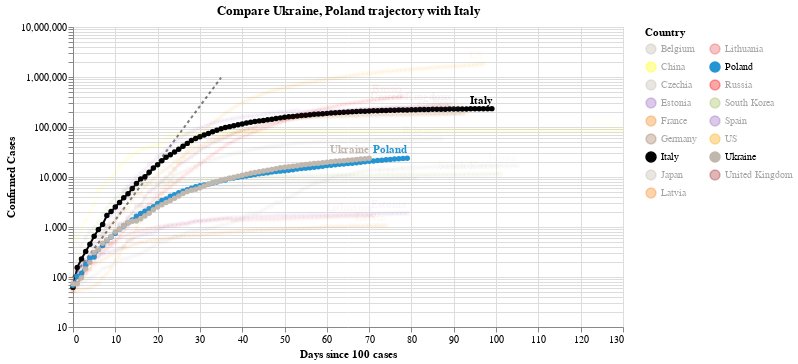

Notebook code for this chart:
### Code cell
#hide_input
chart2 = make_since_chart(dff2, ['Ukraine', 'Poland'], baseline_countries)
chart2

### Figure 1 — Vega-Lite specification as saved in the notebook (floating-point values rounded to 4 significant figures; data arrays with more than 128 entries replaced by an {"elided": "..."} marker saying what was removed)
{"config": {"view": {"continuousWidth": 400, "continuousHeight": 300}}, "layer": [{"data": {"name": "data-628230001892d6798b50651be41d1b3e"}, "mark": {"type": "line", "color": "black", "opacity": 0.5, "strokeDash": [3, 3]}, "encoding": {"x": {"type": "quantitative", "field": "Days since 100 cases"}, "y": {"type": "quantitative", "field": "Confirmed Cases"}}}, {"data": {"name": "data-16c7bf737b0dade94aece7667fd8d94b"}, "mark": {"type": "line", "point": true}, "encoding": {"color": {"type": "nominal", "field": "Country", "legend": {"columns": 2}, "scale": {"domain": ["Belgium", "China", "Czechia", "Estonia", "France", "Germany", "Italy", "Japan", "Latvia", "Lithuania", "Poland", "Russia", "South Korea", "Spain", "US", "Ukraine", "United Kingdom"], "range": ["#C1B7AD", "yellow", "#C1B7AD", "#9467bd", "#F58518", "#9D755D", "black", "#C1B7AD", "#F58518", "#E45756", "#2495D3", "red", "#A1BA59", "#9467bd", "orange", "#C1B7AD", "brown"]}}, "opacity": {"condition": {"value": 1, "selection": "selector003"}, "value": 0.05}, "tooltip": [{"type": "nominal", "field": "Country"}, {"type": "temporal", "field": "Date"}, {"type": "quantitative", "field": "Confirmed Cases"}, {"type": "quantitative", "field": "Days since 100 cases"}], "x": {"type": "quantitative", "field": "Days since 100 cases"}, "y": {"type": "quantitative", "field": "Confirmed Cases", "scale": {"type": "log"}}}, "selection": {"selector003": {"type": "multi", "fields": ["Country"], "bind": "legend", "init": [{"Country": "Ukraine"}, {"Country": "Poland"}, {"Country": "Italy"}]}}, "width": 550}, {"data": {"name": "data-16c7bf737b0dade94aece7667fd8d94b"}, "mark": {"type": "text", "align": "right", "dy": -8, "fontWeight": "bold"}, "encoding": {"color": {"type": "nominal", "field": "Country", "legend": {"columns": 2}, "scale": {"domain": ["Belgium", "China", "Czechia", "Estonia", "France", "Germany", "Italy", "Japan", "Latvia", "Lithuania", "Poland", "Russia", "South Korea", "Spain", "US", "Ukraine", "United Kingdom"], "range": ["#C1B7AD", "yellow", "#C1B7AD", "#9467bd", "#F58518", "#9D755D", "black", "#C1B7AD", "#F58518", "#E45756", "#2495D3", "red", "#A1BA59", "#9467bd", "orange", "#C1B7AD", "brown"]}}, "opacity": {"condition": {"value": 1, "selection": "selector003"}, "value": 0.05}, "text": {"type": "nominal", "field": "Country"}, "tooltip": [{"type": "nominal", "field": "Country"}, {"type": "temporal", "field": "Date"}, {"type": "quantitative", "field": "Confirmed Cases"}, {"type": "quantitative", "field": "Days since 100 cases"}], "x": {"type": "quantitative", "field": "Days since 100 cases"}, "y": {"type": "quantitative", "field": "Confirmed Cases", "scale": {"type": "log"}}}, "transform": [{"filter": "(datum['Date'] >= 1590883200000)"}], "width": 550}], "title": "Compare Ukraine, Poland trajectory with Italy", "$schema": "https://vega.github.io/schema/vega-lite/v4.0.2.json", "datasets": {"data-628230001892d6798b50651be41d1b3e": [{"Days since 100 cases": 0, "Confirmed Cases": 100.0}, {"Days since 100 cases": 1, "Confirmed Cases": 130.0}, {"Days since 100 cases": 2, "Confirmed Cases": 169.0}, {"Days since 100 cases": 3, "Confirmed Cases": 219.7}, {"Days since 100 cases": 4, "Confirmed Cases": 285.6}, {"Days since 100 cases": 5, "Confirmed Cases": 371.3}, {"Days since 100 cases": 6, "Confirmed Cases": 482.7}, {"Days since 100 cases": 7, "Confirmed Cases": 627.5}, {"Days since 100 cases": 8, "Confirmed Cases": 815.7}, {"Days since 100 cases": 9, "Confirmed Cases": 1060.0}, {"Days since 100 cases": 10, "Confirmed Cases": 1379.0}, {"Days since 100 cases": 11, "Confirmed Cases": 1792.0}, {"Days since 100 cases": 12, "Confirmed Cases": 2330.0}, {"Days since 100 cases": 13, "Confirmed Cases": 3029.0}, {"Days since 100 cases": 14, "Confirmed Cases": 3937.0}, {"Days since 100 cases": 15, "Confirmed Cases": 5119.0}, {"Days since 100 cases": 16, "Confirmed Cases": 6654.0}, {"Days since 100 cases": 17, "Confirmed Cases": 8650.0}, {"Days since 100 cases": 18, "Confirmed Cases": 11250.0}, {"Days since 100 cases": 19, "Confirmed Cases": 14620.0}, {"Days since 100 cases": 20, "Confirmed Cases": 19000.0}, {"Days since 100 cases": 21, "Confirmed Cases": 24710.0}, {"Days since 100 cases": 22, "Confirmed Cases": 32120.0}, {"Days since 100 cases": 23, "Confirmed Cases": 41750.0}, {"Days since 100 cases": 24, "Confirmed Cases": 54280.0}, {"Days since 100 cases": 25, "Confirmed Cases": 70560.0}, {"Days since 100 cases": 26, "Confirmed Cases": 91730.0}, {"Days since 100 cases": 27, "Confirmed Cases": 119300.0}, {"Days since 100 cases": 28, "Confirmed Cases": 155000.0}, {"Days since 100 cases": 29, "Confirmed Cases": 201500.0}, {"Days since 100 cases": 30, "Confirmed Cases": 262000.0}, {"Days since 100 cases": 31, "Confirmed Cases": 340600.0}, {"Days since 100 cases": 32, "Confirmed Cases": 442800.0}, {"Days since 100 cases": 33, "Confirmed Cases": 575600.0}, {"Days since 100 cases": 34, "Confirmed Cases": 748300.0}, {"Days since 100 cases": 35, "Confirmed Cases": 972800.0}], "data-16c7bf737b0dade94aece7667fd8d94b": {"elided": "1533 records"}}}
